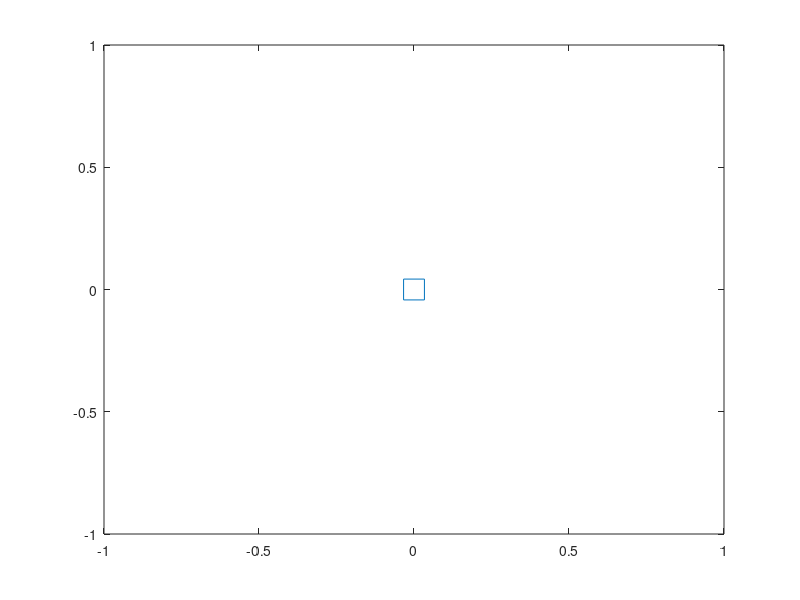

Here is the MATLAB script that generated this plot: (Note: this script raises an error after producing the figure.)
%Seshadhri Srinivasan
%Final version of IJVD file
%static obstacle and hybrid controller
%clear 
%V1- agrevated 
clear all;close all;clc;
sprintf('%s', 'Behaviour based path-planning using MILP')
%1. prepare the arena
sprintf('%s','prepare the arena for AV')
xgoal=[20;20];
x_0=0;y_0=0;
init_pos=[x_0;y_0];
plot(x_0,y_0,'square','MarkerSize',15)
hold on
%this piece of code should be replaced for dynamic obstacles
Obs=[3 4; 4 3;12 10;14 11;14 14;18 16;17 19];
place_obstacles(Obs);
plot(xgoal(1,1),xgoal(2,1),'r--O','MarkerSize',30);
Nsense=36; %no. of circular points to sense
theta(:,1)=0*ones(Nsense,1);
Xb=[];r=1;
Xb=sense_range(Nsense,theta,Obs,r)
sprintf('%s','you have successfully created the arena for AV')
U=[];
%2. Initialization
x_obs=Obs(:,:);
x_old=[0;0;0.5];
u=[1;0.5];
N_sim=300;epsilon1=1.5;
epsilon2=0.75;dt=1;kpv=0.1;
goal_delp=20.5;
goal_delm=20.5;
xnew=x_old;      
n_obs=size(Obs,1); %number of obstacles


%3. Simulation of MPC
for i=1:200
    iter=i;
     x_old=xnew;
     %find the distance
     %update the state of the vehicle
      

  if((xnew(1,1)<=goal_delp)&& (xnew(2,1)<=goal_delm))
      %Measure the current position
      x_dist=xnew(1:2,1);
      n_obs=size(Obs,1); %number of obstacles
    %find the distance
                for i=1:n_obs
                dist(i)=norm(x_dist-Obs(i,:)');
                end
    %Implement behaviour based control
   %find the min distance and the obstacle number
    [obs_dist,zdist_pred]=feval('SensorOutput',xnew',Obs);
     [min_dist,kmin]=min(obs_dist(1,:));
     x_obs=Obs(kmin,:)';
%    min_dist=dist(1);
%    x_obs=[2;2];
    %  [x_obs,min_dist]=Obsmeas(n_obs,x_dist,Obs,xnew)
      
      %use heuristic rules
      if(min_dist>=epsilon1)
%         fuel_cost=0.01
%         safety_cost=0;  
%         safety_limit=100;
%         blending_limit=100;
%         blending_cost=100;
         [uGTG]=GTG(xgoal,xnew,dt)
         u=uGTG
elseif(min_dist>=epsilon2 && min_dist<=epsilon1)
              [u_fwCW]= FWCW(x_obs,xnew,dt)
              [u_fwCCW]= FWCCW(x_obs,xnew,dt)
              [uGTG]=GTG(xgoal,xnew,dt)
              dec1=sum(uGTG.*u_fwCW);
              dec2=sum(uGTG.*u_fwCCW);   
              if(dec1>0)
                  u=u_fwCW;
              else
                  u=u_fwCCW;
             end
        else(min_dist <=epsilon2)
          [uA0]=AO(x_obs,xnew,dt);
      end
     % elseif (xnew(1,1)<=goal_delp)&& (xnew(2,1)>goal_delm)
%         [u_fwCCW]= FWCCW(x_obs,xnew,dt);   
%         u=u_fwCCW
%      
%           
%      elseif (xnew(1,1)>goal_delp)&& (xnew(2,1)<=goal_delm);
%        [u_fwCW]= FWCW(x_obs,xnew,dt);
%              u=u_fwCW;
%         
  else
          break
                  
  end

      xnew=update_leader(x_old(1,1),x_old(2,1),x_old(3,1),u)' %xnew
      plot(xnew(1,1), xnew(2,1),'square','MarkerSize',10);
      hold on
      
    U=[U; u(2,1)];  
          
          
    
      
      
      
      
      
      

    
    
    %update
    

    
        %elseif(xnew(1,1)>=goal_delp)
     %   [u_fwCW]= FWCW(x_obs,xnew,dt)

    %1. measure
%       elseif (xnew(1,1)<=goal_delp)&& (xnew(2,1)>goal_delm)
%           [u_fwCW]= FWCW(x_obs,xnew,dt)
%          u=u_fwCW
%         xnew=update_leader(x_old(1,1),x_old(2,1),x_old(3,1),u)' %xnew
%        plot(xnew(1,1), xnew(2,1),'square','MarkerSize',10);
%        hold on
%       
%      
%       elseif (xnew(1,1)>goal_delp)&& (xnew(2,1)<=goal_delm)
%       [u_fwCCW]= FWCCW(x_obs,xnew,dt)
%       u=u_fwCCW
%       xnew=update_leader(x_old(1,1),x_old(2,1),x_old(3,1),u)' %xnew
%       plot(xnew(1,1), xnew(2,1),'square','MarkerSize',10);
%       hold on
%       

      end
    
    
    
    

% 
%        %Implement behaviour based control
%    %find the min distance and the obstacle number
%    [obs_dist,zdist_pred]=feval('SensorOutput',xnew',Obs);
%     [min_dist,kmin]=min(obs_dist(1,:));
%     x_obs=Obs(kmin,:)';
%     
